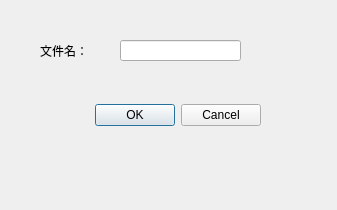
<?xml version="1.0" encoding="UTF-8"?>
<ui version="4.0">
 <class>Dialog_new</class>
 <widget class="QDialog" name="Dialog_new">
  <property name="geometry">
   <rect>
    <x>0</x>
    <y>0</y>
    <width>337</width>
    <height>210</height>
   </rect>
  </property>
  <property name="windowTitle">
   <string>Dialog</string>
  </property>
  <property name="styleSheet">
   <string notr="true"/>
  </property>
  <widget class="QDialogButtonBox" name="buttonBox">
   <property name="geometry">
    <rect>
     <x>90</x>
     <y>100</y>
     <width>171</width>
     <height>31</height>
    </rect>
   </property>
   <property name="styleSheet">
    <string notr="true"/>
   </property>
   <property name="orientation">
    <enum>Qt::Horizontal</enum>
   </property>
   <property name="standardButtons">
    <set>QDialogButtonBox::Cancel|QDialogButtonBox::Ok</set>
   </property>
  </widget>
  <widget class="QLabel" name="label_1">
   <property name="geometry">
    <rect>
     <x>40</x>
     <y>40</y>
     <width>71</width>
     <height>21</height>
    </rect>
   </property>
   <property name="text">
    <string>文件名：</string>
   </property>
  </widget>
  <widget class="QLineEdit" name="lineEdit_1">
   <property name="geometry">
    <rect>
     <x>120</x>
     <y>40</y>
     <width>121</width>
     <height>21</height>
    </rect>
   </property>
  </widget>
 </widget>
 <resources/>
 <connections>
  <connection>
   <sender>buttonBox</sender>
   <signal>accepted()</signal>
   <receiver>Dialog_new</receiver>
   <slot>accept()</slot>
   <hints>
    <hint type="sourcelabel">
     <x>248</x>
     <y>254</y>
    </hint>
    <hint type="destinationlabel">
     <x>157</x>
     <y>274</y>
    </hint>
   </hints>
  </connection>
  <connection>
   <sender>buttonBox</sender>
   <signal>rejected()</signal>
   <receiver>Dialog_new</receiver>
   <slot>reject()</slot>
   <hints>
    <hint type="sourcelabel">
     <x>316</x>
     <y>260</y>
    </hint>
    <hint type="destinationlabel">
     <x>286</x>
     <y>274</y>
    </hint>
   </hints>
  </connection>
 </connections>
</ui>
